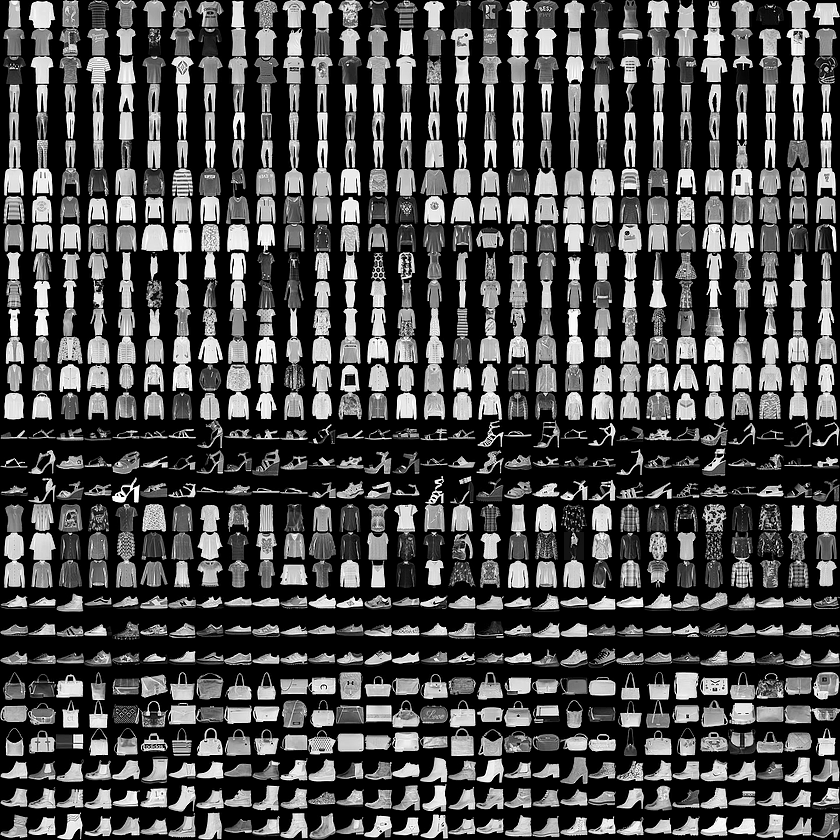
%> input picture TP_1_Reconnaissance_de_formes_supervisee_kppv/fashion.png, 840 x 840 px
$ octave MainKPPV.m   (GNU Octave 9; MATLAB toolbox functions it lacks are replaced by stand-ins)
%> lines starting %> are read from the running program, lines starting %| are printed output that depends on the picture
% Reconnaissance de formes supervisée par apprentissage avec une base d'images
% Codages : rétinien ou HOG (histogramme d'orientation du gradient)
% Algorithme de classification : KPPV (K plus proches voisins)
clear all; close all;

%% Dataset
dataset = 'fashion.png'; % 'fashion.png'
I0 = imread(dataset);
%> I0 is the input picture: size 840x840x3 uint8; min 0, max 255, mean 72
if length(size(I0))==3
    I0 = rgb2gray(I0);
%> I0: size 840x840 uint8
end

if strcmp(dataset , 'fashion.png')
    taille_exemples = [28,28];    % Taille de chaque imagette exemple
    nb_par_classe = 90;           % Nombre d'exemples par classe
elseif strcmp(dataset , 'digits.png')
    taille_exemples = [20,20];    % Taille de chaque imagette exemple
    nb_par_classe = 500;           % Nombre d'exemples par classe
end
nb_exemples = size(I0)./taille_exemples;   % Nombre d'exemples total
%> nb_exemples = [30 30]


%% Paramètres de l'algorithme de reconnaissance KPPV
descripteur = 'H';    % Choix du codage : 'H' = HOG , 'R' = rétinien
if descripteur == 'H'
    nbwin_x = 4; nbwin_y = 4; B = 12; % nombre de blocs et nombre de bins par bloc(pour HOG uniquement)
end
distance = 'euclidean';          % Distance à utiliser pour la classification
k = 5; % Nombre k pour l'algorithme KPPV


%% Construction de la base d'apprentissage et de la base de test
exemples = []; etiquettes = [];
n=0;
for i=1:taille_exemples(1):size(I0,1)
    for j=1:taille_exemples(2):size(I0,2)
        M =  I0( i:i+taille_exemples(1)-1 , j:j+taille_exemples(2)-1 ) ;
        if descripteur == 'H'
            exemples = [ exemples ; HOG(M,nbwin_x,nbwin_y,B)' ]; % Codage de la forme par HOG
        elseif descripteur == 'R'
            exemples = [ exemples ; double(M(:))' /norm(double(M(:)))];    % Codage de la forme par codage rétinien
        end
        etiquettes = [ etiquettes , floor(n/nb_par_classe) ];     % Etiquettes associées
        n = n+1;
    end
end
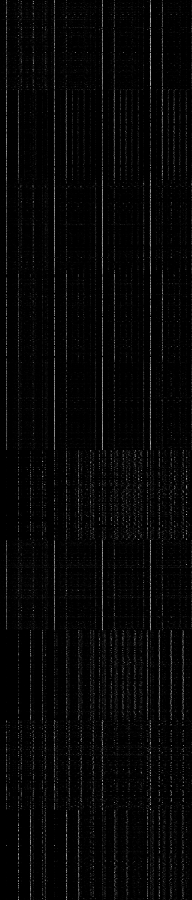
%> exemples: size 900x192 double; min 0, max 0.73, mean 0.0257
%> after the loop, etiquettes = 900 values from 0 to 9; n = 900

exemples_entrainement = exemples(1:2:end,:);  % Base d'apprentissage
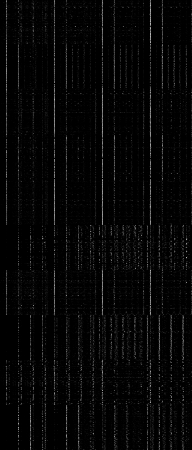
%> exemples_entrainement: size 450x192 double; min 0, max 0.726, mean 0.0255
exemples_test = exemples(2:2:end,:);                 % Base de test
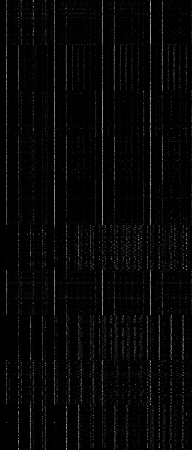
%> exemples_test: size 450x192 double; min 0, max 0.73, mean 0.0259
etiquettes_entrainement = etiquettes(1:2:end);
%> etiquettes_entrainement = 450 values from 0 to 9
etiquettes_test = etiquettes(2:2:end);
%> etiquettes_test = 450 values from 0 to 9

%% Validation
nb_positifs = 0;
for i=1:length(etiquettes_test)
    etiquette_resultat = KPPV(exemples_entrainement , etiquettes_entrainement , exemples_test(i,:) , k);
    if etiquettes_test(i) == etiquette_resultat
        nb_positifs = nb_positifs + 1;
    end
end
%> this loop made 450 passes
%> etiquette_resultat on passes 1 to 12: 4, 0, 0, 0, 0, 0, 0, 3, 3, 0, 0, 2
%> after the loop, nb_positifs = 328

taux_reussite = 100*nb_positifs/length(etiquettes_test)
%> taux_reussite = 72.89


%% Fonctions

function etiquette_resultat = KPPV(exemples_entrainement , etiquettes_entrainement , exemple_test , k)

% Distances
for i=1:length(etiquettes_entrainement)
    dist(i) = norm(exemples_entrainement(i,:)-exemple_test);
end

% Recherche des k etiquettes ayant les plus petites distances
liste_etiquettes_resultats = [];
for i=1:k
    [dmin,idx]=min(dist);
    liste_etiquettes_resultats = [liste_etiquettes_resultats, etiquettes_entrainement(idx)];
    dist(idx) = max(dist);
end

% Recherche de l'étiquette la plus représentée parmi les k
nb_occur_max = 0;
for i=1:length(liste_etiquettes_resultats)
    nb_occur =  length(find(liste_etiquettes_resultats==liste_etiquettes_resultats(i)));
    if nb_occur > nb_occur_max
        nb_occur_max = nb_occur;
        etiquette_resultat =  liste_etiquettes_resultats(i);
    end
end

end


function H=HOG(Im,nwin_x,nwin_y,B)

[L,C]=size(Im); % L num lignes ; C num colonnes
H=[];  % Histogramme vide

% Calcul du gradient
Im=double(Im);
[grad_x,grad_y] = gradient(Im);
angles=atan2(grad_y,grad_x);  % orientations
magnit=sqrt( grad_y.^2 + grad_x.^2 ); % magnitude

% Construction de l'histogramme
step_x=floor(C/(nwin_x+1));
step_y=floor(L/(nwin_y+1));
for n=0:nwin_y-1  % Pour chaque bloc
    for m=0:nwin_x-1
        angles2=angles(n*step_y+1:(n+2)*step_y,m*step_x+1:(m+2)*step_x);
        magnit2=magnit(n*step_y+1:(n+2)*step_y,m*step_x+1:(m+2)*step_x);
        % On construit un histogrammes à B barres (2pi/B deg par barre)
        H0 = zeros(1,B);
        bins = -pi:2*pi/B:pi;
        for k = 1:length(bins)-1
            [x,y] = find( angles2>=bins(k) & angles2<bins(k+1) );
            H0(k) = sum(sum(magnit2(x,y))); % La valeur de la barre est la somme des gradients dans cette direction
        end
        H=[H,H0];
    end
end

H = (H/norm(H))'; % On normalise le vecteur de codage

end
